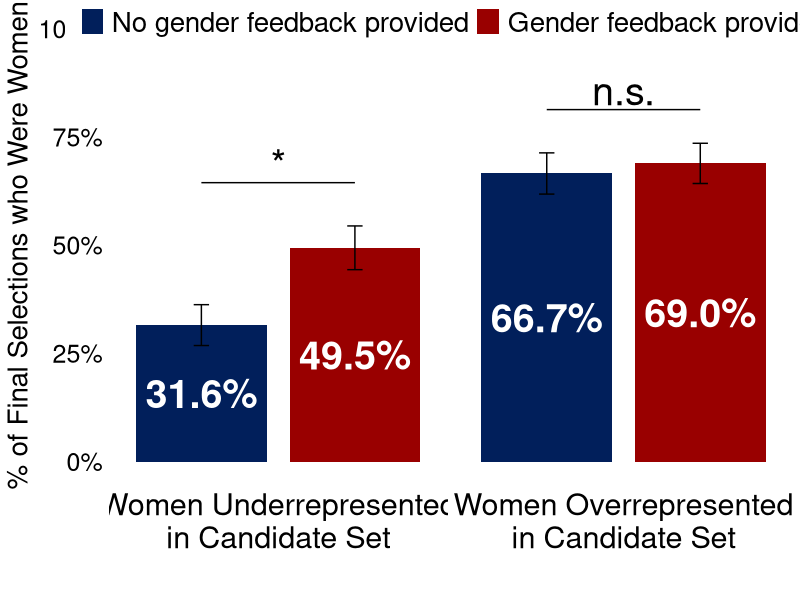

This figure's R source:
#!/usr/bin/env Rscript
# Regenerate Figure-Study5 at a wide aspect (14 x 6.2) so it reads nicely
# on a 16:9 slide without horizontal stretching — mirrors what we did for
# Study 1's Figure-Study3A.

suppressPackageStartupMessages({
  library(dplyr)
  library(ggplot2)
})

here <- "C:/Users/jcerv/Jose/diversity_feedback/Study-5"
setwd(here)

d0 <- read.csv("Study5.csv", check.names = FALSE)
d0$women_overrep <- 1 - d0$men_pool

# significance tests
test_men   <- t.test(female_pick ~ treatment, data = d0 %>% filter(men_pool == 1))
test_women <- t.test(female_pick ~ treatment, data = d0 %>% filter(men_pool == 0))

sig_stars <- function(p) {
  if (is.na(p)) return("n.s.")
  if (p < 0.001) return("***")
  if (p < 0.01)  return("**")
  if (p < 0.05)  return("*")
  "n.s."
}
sig_men   <- sig_stars(test_men$p.value)
sig_women <- sig_stars(test_women$p.value)

dmen_plot <- d0 %>%
  filter(men_pool == 1) %>%
  group_by(treatment) %>%
  summarise(n = n(), freq = mean(female_pick),
            se  = sd(female_pick) / sqrt(n()) * 100, .groups = "drop") %>%
  mutate(Condition = ifelse(treatment == 1, "Treatment", "Control"))

dwomen_plot <- d0 %>%
  filter(men_pool == 0) %>%
  group_by(treatment) %>%
  summarise(n = n(), freq = mean(female_pick),
            se  = sd(female_pick) / sqrt(n()) * 100, .groups = "drop") %>%
  mutate(Condition = ifelse(treatment == 1, "Treatment", "Control"))

df <- bind_rows(
  dmen_plot   %>% mutate(Category = "Women Underrepresented\nin Candidate Set"),
  dwomen_plot %>% mutate(Category = "Women Overrepresented\nin Candidate Set")
) %>%
  mutate(Category = factor(Category,
                            levels = c("Women Underrepresented\nin Candidate Set",
                                       "Women Overrepresented\nin Candidate Set")))

p <- ggplot(df, aes(x = Condition, y = freq * 100, fill = Condition)) +
  geom_bar(stat = "identity", width = 0.85,
           position = position_dodge(width = 0.7)) +
  geom_text(aes(label = paste0(sprintf("%.1f", freq * 100), "%"),
                y = pmax(freq * 100 / 2, 4)),
            position = position_dodge(width = 0.7),
            size = 10, color = "white", fontface = "bold") +
  geom_errorbar(aes(ymin = freq * 100 - se, ymax = freq * 100 + se),
                width = 0.1, position = position_dodge(width = 0.7)) +
  facet_wrap(~ Category, nrow = 1, strip.position = "bottom") +
  geom_segment(data = df %>% filter(
                 Category == "Women Underrepresented\nin Candidate Set" &
                 Condition == "Treatment"),
               aes(x = 1, xend = 2,
                   y = freq * 100 + se + 10,
                   yend = freq * 100 + se + 10),
               inherit.aes = FALSE) +
  geom_segment(data = df %>% filter(
                 Category == "Women Overrepresented\nin Candidate Set" &
                 Condition == "Control"),
               aes(x = 1, xend = 2,
                   y = freq * 100 + se + 10,
                   yend = freq * 100 + se + 10),
               inherit.aes = FALSE) +
  geom_text(data = df %>% filter(
              Category == "Women Underrepresented\nin Candidate Set" &
              Condition == "Treatment"),
            aes(x = 1.5, y = freq * 100 + se + 11, label = sig_men),
            inherit.aes = FALSE, vjust = 0, size = 10) +
  geom_text(data = df %>% filter(
              Category == "Women Overrepresented\nin Candidate Set" &
              Condition == "Control"),
            aes(x = 1.5, y = freq * 100 + se + 11, label = sig_women),
            inherit.aes = FALSE, vjust = 0, size = 10) +
  theme_bw() +
  scale_fill_manual(values = c("#011F5B", "#990000"),
                    labels = c("No gender feedback provided",
                               "Gender feedback provided"),
                    name = "") +
  scale_y_continuous(labels = function(x) paste0(x, "%"),
                     limits = c(0, 100)) +
  scale_x_discrete(labels = c("Control" = "Not\nShown",
                              "Treatment" = "Shown")) +
  labs(x = "", y = "% of Final Selections who Were Women") +
  theme(legend.position = c(0.5, 0.97),
        legend.direction = "horizontal",
        legend.text = element_text(size = 20),
        legend.key.size = unit(6, "mm"),
        legend.background = element_rect(fill = "white"),
        panel.grid.minor = element_blank(),
        panel.grid = element_blank(),
        panel.border = element_rect(fill = NA, color = "white"),
        plot.background = element_rect(fill = "white"),
        panel.background = element_rect(fill = "white"),
        axis.title.x = element_text(size = 20, color = "black"),
        plot.title = element_text(hjust = 0.5),
        axis.title.y = element_text(size = 20, color = "black"),
        axis.text.x = element_blank(),
        axis.ticks = element_blank(),
        axis.text.y = element_text(size = 18, color = "black"),
        strip.text = element_text(size = 22, color = "black"),
        strip.background = element_rect(colour = "white", fill = "white"))

ggsave("Figure-Study5-wide.png", plot = p,
       width = 14, height = 6.2, units = "in", dpi = 400)

cat("saved Figure-Study5-wide.png\n")
